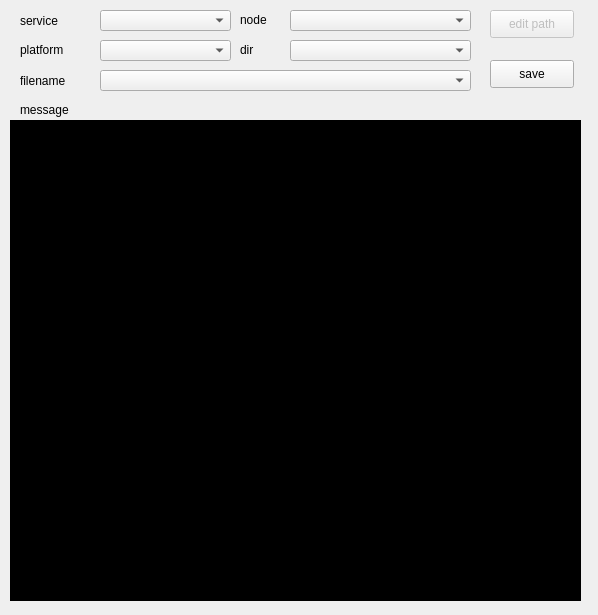
<?xml version="1.0" encoding="UTF-8"?>
<ui version="4.0">
 <class>conf_edit</class>
 <widget class="QDialog" name="conf_edit">
  <property name="geometry">
   <rect>
    <x>0</x>
    <y>0</y>
    <width>598</width>
    <height>615</height>
   </rect>
  </property>
  <property name="windowTitle">
   <string>config edit</string>
  </property>
  <widget class="QLabel" name="label_7">
   <property name="geometry">
    <rect>
     <x>20</x>
     <y>10</y>
     <width>51</width>
     <height>21</height>
    </rect>
   </property>
   <property name="text">
    <string>service</string>
   </property>
  </widget>
  <widget class="QLabel" name="label_8">
   <property name="geometry">
    <rect>
     <x>240</x>
     <y>10</y>
     <width>71</width>
     <height>20</height>
    </rect>
   </property>
   <property name="text">
    <string>node</string>
   </property>
  </widget>
  <widget class="QComboBox" name="node_ip">
   <property name="geometry">
    <rect>
     <x>290</x>
     <y>10</y>
     <width>181</width>
     <height>21</height>
    </rect>
   </property>
  </widget>
  <widget class="QComboBox" name="xml">
   <property name="geometry">
    <rect>
     <x>100</x>
     <y>40</y>
     <width>131</width>
     <height>21</height>
    </rect>
   </property>
  </widget>
  <widget class="QLabel" name="label_6">
   <property name="geometry">
    <rect>
     <x>20</x>
     <y>40</y>
     <width>71</width>
     <height>20</height>
    </rect>
   </property>
   <property name="text">
    <string>platform</string>
   </property>
  </widget>
  <widget class="QComboBox" name="service">
   <property name="geometry">
    <rect>
     <x>100</x>
     <y>10</y>
     <width>131</width>
     <height>21</height>
    </rect>
   </property>
  </widget>
  <widget class="QLabel" name="label_9">
   <property name="geometry">
    <rect>
     <x>240</x>
     <y>40</y>
     <width>71</width>
     <height>20</height>
    </rect>
   </property>
   <property name="text">
    <string>dir</string>
   </property>
  </widget>
  <widget class="QComboBox" name="dir">
   <property name="geometry">
    <rect>
     <x>290</x>
     <y>40</y>
     <width>181</width>
     <height>21</height>
    </rect>
   </property>
  </widget>
  <widget class="QComboBox" name="file">
   <property name="geometry">
    <rect>
     <x>100</x>
     <y>70</y>
     <width>371</width>
     <height>21</height>
    </rect>
   </property>
  </widget>
  <widget class="QLabel" name="label_10">
   <property name="geometry">
    <rect>
     <x>20</x>
     <y>70</y>
     <width>61</width>
     <height>21</height>
    </rect>
   </property>
   <property name="text">
    <string>filename</string>
   </property>
  </widget>
  <widget class="QPushButton" name="edit_path">
   <property name="enabled">
    <bool>false</bool>
   </property>
   <property name="geometry">
    <rect>
     <x>490</x>
     <y>10</y>
     <width>84</width>
     <height>28</height>
    </rect>
   </property>
   <property name="text">
    <string>edit path</string>
   </property>
  </widget>
  <widget class="QPushButton" name="save">
   <property name="geometry">
    <rect>
     <x>490</x>
     <y>60</y>
     <width>84</width>
     <height>28</height>
    </rect>
   </property>
   <property name="text">
    <string>save</string>
   </property>
  </widget>
  <widget class="QLabel" name="label">
   <property name="geometry">
    <rect>
     <x>20</x>
     <y>100</y>
     <width>63</width>
     <height>20</height>
    </rect>
   </property>
   <property name="text">
    <string>message</string>
   </property>
  </widget>
  <widget class="QTextEdit" name="logs">
   <property name="enabled">
    <bool>true</bool>
   </property>
   <property name="geometry">
    <rect>
     <x>10</x>
     <y>120</y>
     <width>571</width>
     <height>481</height>
    </rect>
   </property>
   <property name="styleSheet">
    <string notr="true">background-color: rgb(0, 0, 0);
color: rgb(238, 238, 236);</string>
   </property>
   <property name="verticalScrollBarPolicy">
    <enum>Qt::ScrollBarAsNeeded</enum>
   </property>
   <property name="sizeAdjustPolicy">
    <enum>QAbstractScrollArea::AdjustToContents</enum>
   </property>
  </widget>
 </widget>
 <resources/>
 <connections/>
</ui>
